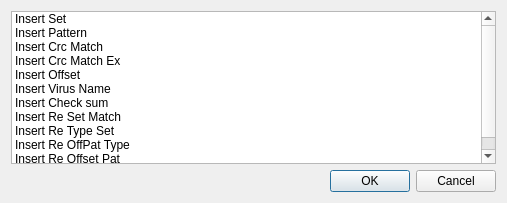
<?xml version="1.0" encoding="UTF-8"?>
<ui version="4.0">
 <class>Dbtofile</class>
 <widget class="QDialog" name="Dbtofile">
  <property name="geometry">
   <rect>
    <x>0</x>
    <y>0</y>
    <width>507</width>
    <height>203</height>
   </rect>
  </property>
  <property name="windowTitle">
   <string>Create dat File</string>
  </property>
  <property name="layoutDirection">
   <enum>Qt::LeftToRight</enum>
  </property>
  <layout class="QGridLayout" name="gridLayout">
   <item row="0" column="0">
    <widget class="QListWidget" name="lsInsert">
     <property name="selectionMode">
      <enum>QAbstractItemView::NoSelection</enum>
     </property>
     <property name="sortingEnabled">
      <bool>false</bool>
     </property>
     <item>
      <property name="text">
       <string>Insert Set</string>
      </property>
      <property name="flags">
       <set>ItemIsEnabled</set>
      </property>
     </item>
     <item>
      <property name="text">
       <string>Insert Pattern</string>
      </property>
      <property name="flags">
       <set>ItemIsEnabled</set>
      </property>
     </item>
     <item>
      <property name="text">
       <string>Insert Crc Match</string>
      </property>
      <property name="flags">
       <set>ItemIsEnabled</set>
      </property>
     </item>
     <item>
      <property name="text">
       <string>Insert Crc Match Ex</string>
      </property>
      <property name="flags">
       <set>ItemIsEnabled</set>
      </property>
     </item>
     <item>
      <property name="text">
       <string>Insert Offset</string>
      </property>
      <property name="flags">
       <set>ItemIsEnabled</set>
      </property>
     </item>
     <item>
      <property name="text">
       <string>Insert Virus Name</string>
      </property>
      <property name="flags">
       <set>ItemIsEnabled</set>
      </property>
     </item>
     <item>
      <property name="text">
       <string>Insert Check sum</string>
      </property>
      <property name="flags">
       <set>ItemIsEnabled</set>
      </property>
     </item>
     <item>
      <property name="text">
       <string>Insert Re Set Match</string>
      </property>
      <property name="flags">
       <set>ItemIsEnabled</set>
      </property>
     </item>
     <item>
      <property name="text">
       <string>Insert Re Type Set</string>
      </property>
      <property name="flags">
       <set>ItemIsEnabled</set>
      </property>
     </item>
     <item>
      <property name="text">
       <string>Insert Re OffPat Type</string>
      </property>
      <property name="flags">
       <set>ItemIsEnabled</set>
      </property>
     </item>
     <item>
      <property name="text">
       <string>Insert Re Offset Pat</string>
      </property>
      <property name="flags">
       <set>ItemIsEnabled</set>
      </property>
     </item>
    </widget>
   </item>
   <item row="1" column="0">
    <widget class="QDialogButtonBox" name="btnOk">
     <property name="orientation">
      <enum>Qt::Horizontal</enum>
     </property>
     <property name="standardButtons">
      <set>QDialogButtonBox::Cancel|QDialogButtonBox::Ok</set>
     </property>
    </widget>
   </item>
  </layout>
 </widget>
 <resources/>
 <connections>
  <connection>
   <sender>btnOk</sender>
   <signal>accepted()</signal>
   <receiver>Dbtofile</receiver>
   <slot>accept()</slot>
   <hints>
    <hint type="sourcelabel">
     <x>248</x>
     <y>254</y>
    </hint>
    <hint type="destinationlabel">
     <x>157</x>
     <y>274</y>
    </hint>
   </hints>
  </connection>
  <connection>
   <sender>btnOk</sender>
   <signal>rejected()</signal>
   <receiver>Dbtofile</receiver>
   <slot>reject()</slot>
   <hints>
    <hint type="sourcelabel">
     <x>316</x>
     <y>260</y>
    </hint>
    <hint type="destinationlabel">
     <x>286</x>
     <y>274</y>
    </hint>
   </hints>
  </connection>
 </connections>
</ui>
